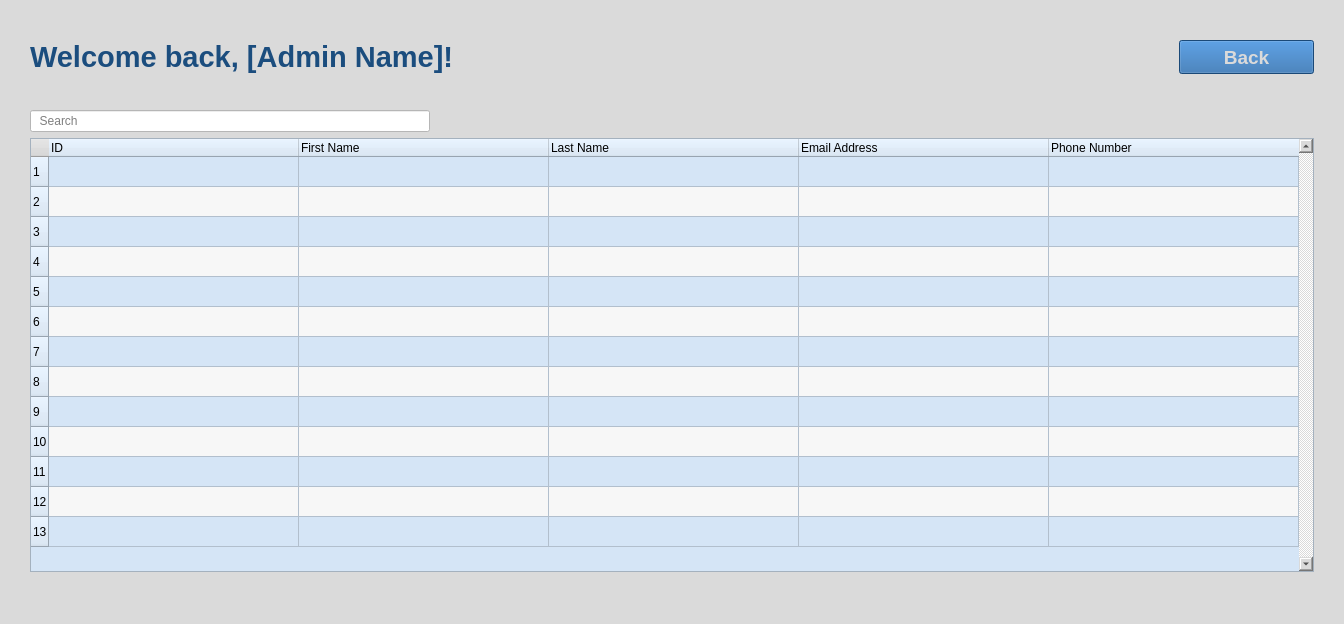
<?xml version="1.0" encoding="UTF-8"?>
<ui version="4.0">
 <class>MemberSearch</class>
 <widget class="QMainWindow" name="MemberSearch">
  <property name="geometry">
   <rect>
    <x>0</x>
    <y>0</y>
    <width>834</width>
    <height>624</height>
   </rect>
  </property>
  <property name="windowTitle">
   <string>Member Search</string>
  </property>
  <property name="styleSheet">
   <string notr="true">background-color: rgb(218, 218, 218);</string>
  </property>
  <widget class="QWidget" name="centralwidget">
   <layout class="QVBoxLayout" name="verticalLayout_3">
    <property name="leftMargin">
     <number>30</number>
    </property>
    <property name="topMargin">
     <number>40</number>
    </property>
    <property name="rightMargin">
     <number>30</number>
    </property>
    <property name="bottomMargin">
     <number>30</number>
    </property>
    <item>
     <layout class="QHBoxLayout" name="horizontalLayout">
      <property name="topMargin">
       <number>0</number>
      </property>
      <property name="rightMargin">
       <number>0</number>
      </property>
      <item>
       <widget class="QLabel" name="label_welcome">
        <property name="font">
         <font>
          <pointsize>22</pointsize>
          <bold>true</bold>
         </font>
        </property>
        <property name="styleSheet">
         <string notr="true">color: rgb(27, 77, 126);</string>
        </property>
        <property name="text">
         <string>Welcome back, [Admin Name]!</string>
        </property>
       </widget>
      </item>
      <item>
       <widget class="QPushButton" name="pushButton_back">
        <property name="maximumSize">
         <size>
          <width>135</width>
          <height>35</height>
         </size>
        </property>
        <property name="font">
         <font>
          <pointsize>14</pointsize>
          <bold>true</bold>
         </font>
        </property>
        <property name="styleSheet">
         <string notr="true">background-color: rgb(36, 102, 168);
color: rgb(218, 218, 218);</string>
        </property>
        <property name="text">
         <string>Back</string>
        </property>
        <property name="icon">
         <iconset>
          <normalon>:/icons/icons/arrow-left.svg</normalon>
         </iconset>
        </property>
        <property name="iconSize">
         <size>
          <width>24</width>
          <height>24</height>
         </size>
        </property>
       </widget>
      </item>
     </layout>
    </item>
    <item>
     <spacer name="verticalSpacer">
      <property name="orientation">
       <enum>Qt::Vertical</enum>
      </property>
      <property name="sizeType">
       <enum>QSizePolicy::Maximum</enum>
      </property>
      <property name="sizeHint" stdset="0">
       <size>
        <width>20</width>
        <height>30</height>
       </size>
      </property>
     </spacer>
    </item>
    <item>
     <layout class="QVBoxLayout" name="verticalLayout_2">
      <item>
       <widget class="QLineEdit" name="lineEdit_searchBar">
        <property name="maximumSize">
         <size>
          <width>400</width>
          <height>16777215</height>
         </size>
        </property>
        <property name="toolTip">
         <string extracomment="Search"/>
        </property>
        <property name="styleSheet">
         <string notr="true">background-color: rgb(255, 255, 255);</string>
        </property>
        <property name="text">
         <string/>
        </property>
        <property name="placeholderText">
         <string>  Search</string>
        </property>
       </widget>
      </item>
      <item>
       <widget class="QTableWidget" name="tableWidget">
        <property name="sizePolicy">
         <sizepolicy hsizetype="MinimumExpanding" vsizetype="MinimumExpanding">
          <horstretch>0</horstretch>
          <verstretch>0</verstretch>
         </sizepolicy>
        </property>
        <property name="styleSheet">
         <string notr="true">background-color: rgb(213, 229, 246);</string>
        </property>
        <property name="lineWidth">
         <number>1</number>
        </property>
        <property name="verticalScrollBarPolicy">
         <enum>Qt::ScrollBarAlwaysOn</enum>
        </property>
        <property name="sizeAdjustPolicy">
         <enum>QAbstractScrollArea::AdjustToContents</enum>
        </property>
        <property name="alternatingRowColors">
         <bool>true</bool>
        </property>
        <property name="sortingEnabled">
         <bool>true</bool>
        </property>
        <property name="rowCount">
         <number>13</number>
        </property>
        <property name="columnCount">
         <number>5</number>
        </property>
        <attribute name="horizontalHeaderCascadingSectionResizes">
         <bool>false</bool>
        </attribute>
        <attribute name="horizontalHeaderDefaultSectionSize">
         <number>250</number>
        </attribute>
        <attribute name="horizontalHeaderStretchLastSection">
         <bool>true</bool>
        </attribute>
        <attribute name="verticalHeaderStretchLastSection">
         <bool>false</bool>
        </attribute>
        <row/>
        <row/>
        <row/>
        <row/>
        <row/>
        <row/>
        <row/>
        <row/>
        <row/>
        <row/>
        <row/>
        <row/>
        <row/>
        <column>
         <property name="text">
          <string>ID</string>
         </property>
         <property name="textAlignment">
          <set>AlignLeading|AlignVCenter</set>
         </property>
        </column>
        <column>
         <property name="text">
          <string>First Name</string>
         </property>
         <property name="textAlignment">
          <set>AlignLeading|AlignVCenter</set>
         </property>
        </column>
        <column>
         <property name="text">
          <string>Last Name</string>
         </property>
         <property name="textAlignment">
          <set>AlignLeading|AlignVCenter</set>
         </property>
        </column>
        <column>
         <property name="text">
          <string>Email Address</string>
         </property>
         <property name="textAlignment">
          <set>AlignLeading|AlignVCenter</set>
         </property>
        </column>
        <column>
         <property name="text">
          <string>Phone Number</string>
         </property>
         <property name="textAlignment">
          <set>AlignLeading|AlignVCenter</set>
         </property>
        </column>
       </widget>
      </item>
     </layout>
    </item>
   </layout>
  </widget>
  <widget class="QMenuBar" name="menubar">
   <property name="geometry">
    <rect>
     <x>0</x>
     <y>0</y>
     <width>834</width>
     <height>21</height>
    </rect>
   </property>
  </widget>
  <widget class="QStatusBar" name="statusbar"/>
 </widget>
 <resources/>
 <connections/>
</ui>
